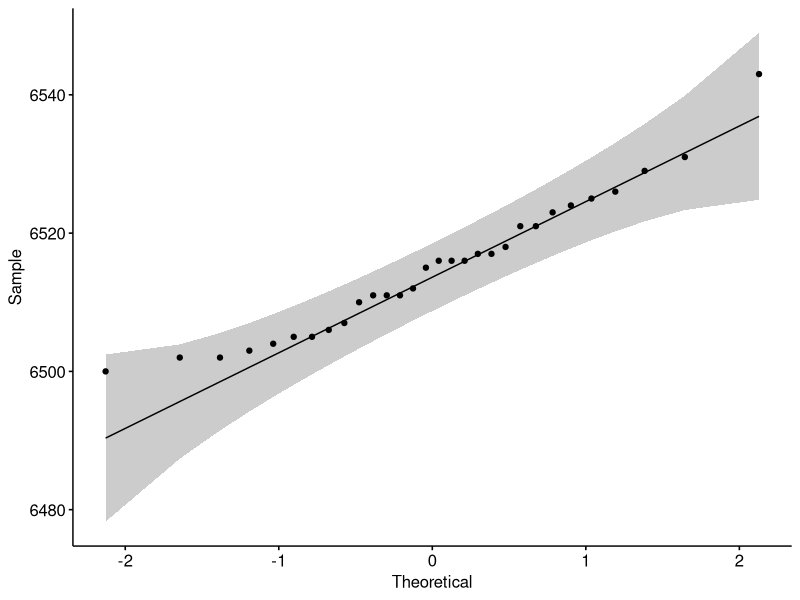
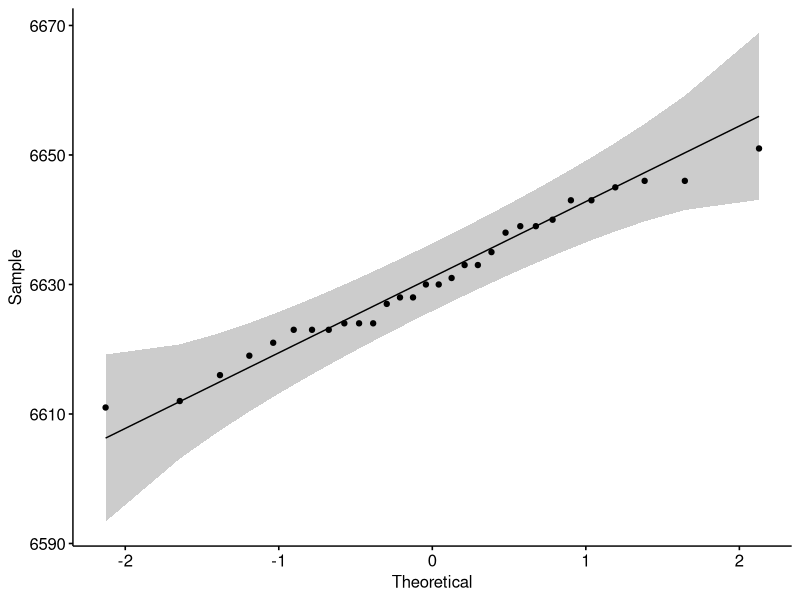
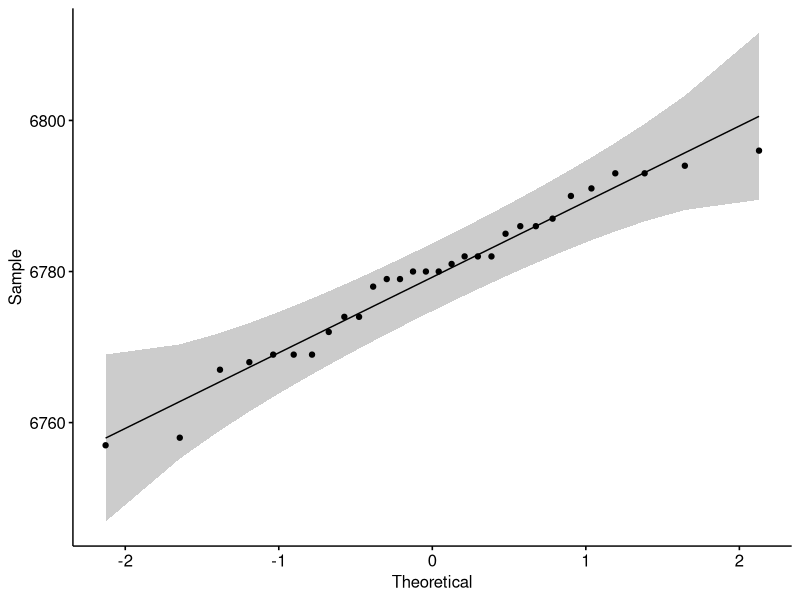
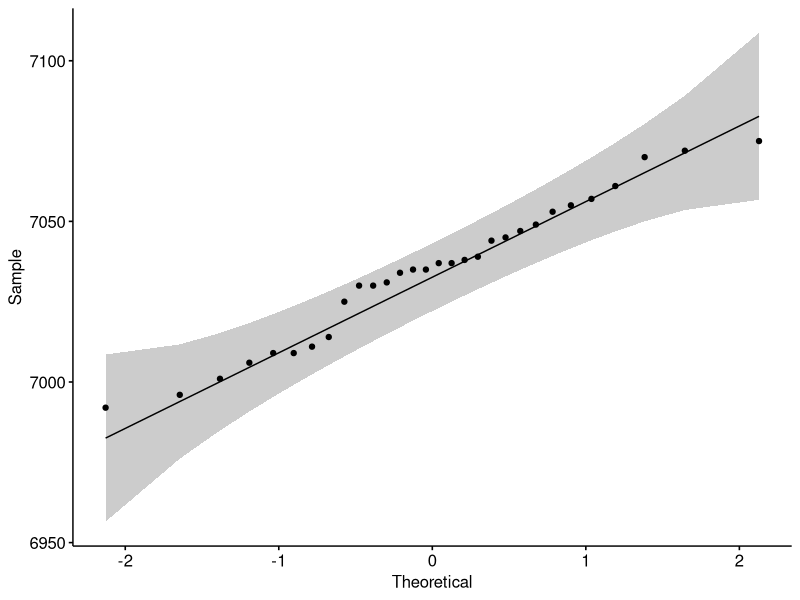
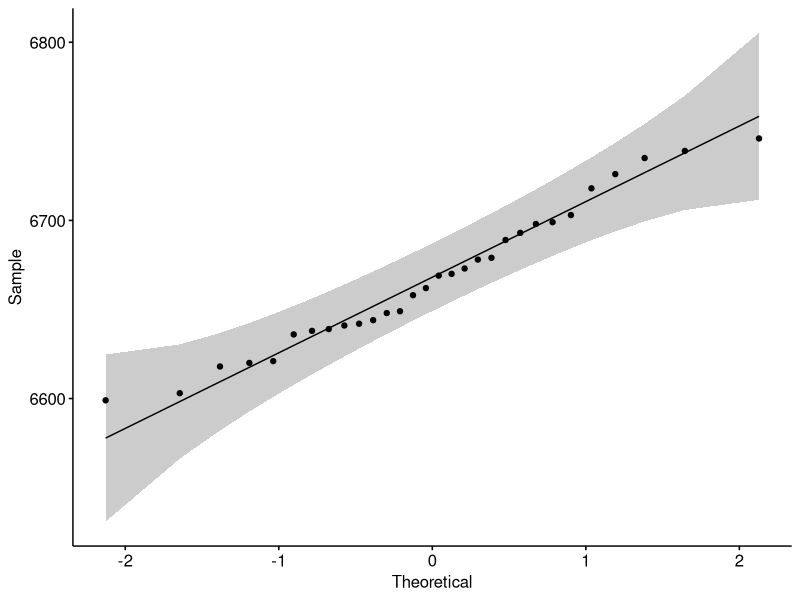
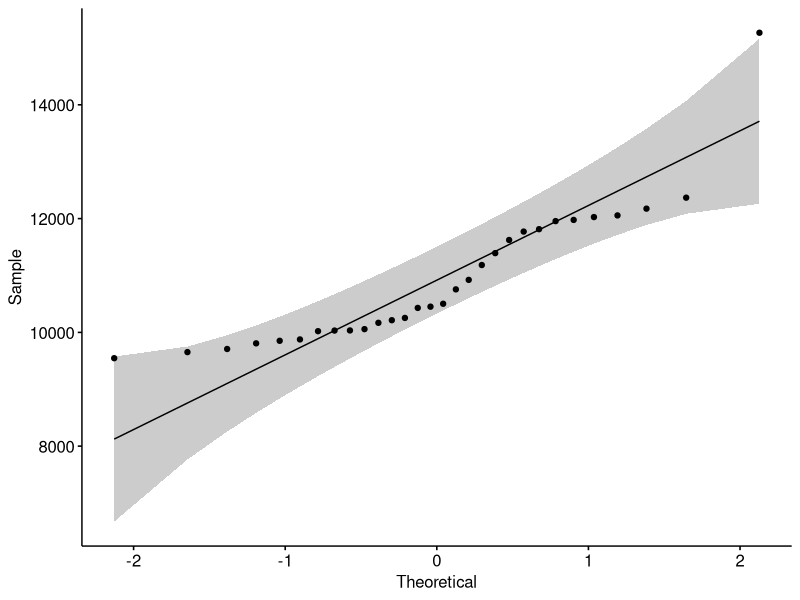
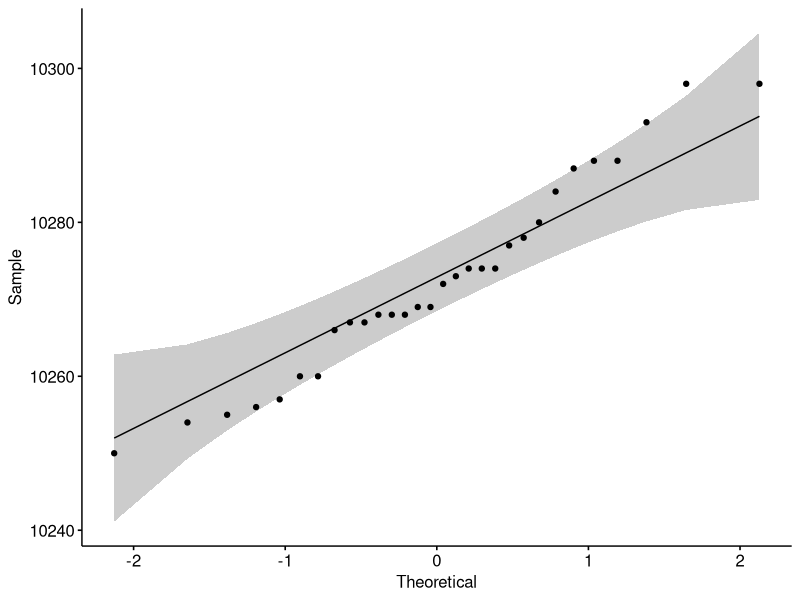
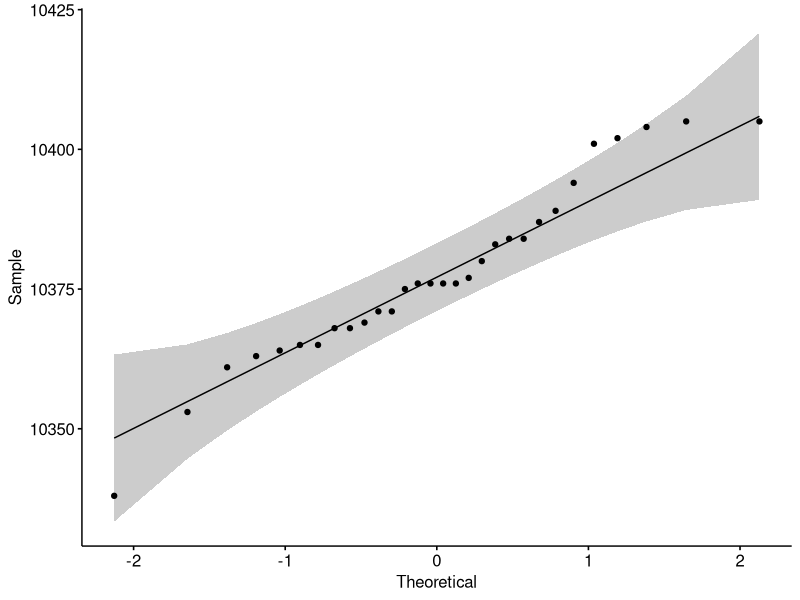

The R script that drew these images, in order:
## ---- chunk 1
#Import libraries
library("dplyr")
library("ggpubr")
library("gridExtra")
## ---- chunk 2
knitr::opts_chunk$set(dev = "png",
                      dpi = 300,
                      echo = FALSE,
                      cache = TRUE)
## ---- chunk 3
#load data
rwheels_0 <- read.csv("RWlog0.txt", stringsAsFactors=T)
rwheels_10 <- read.csv("RWlog10.txt", stringsAsFactors=T)
rwheels_20 <- read.csv("RWlog20.txt", stringsAsFactors=T)
rwheels_30 <- read.csv("RWlog30.txt", stringsAsFactors=T)
pbelts_0 <- read.csv("PBlog0.txt", stringsAsFactors=T)
pbelts_10 <- read.csv("PBlog10.txt", stringsAsFactors=T)
rbelts_0 <- read.csv("RBlog0.txt", stringsAsFactors=T)
rbelts_10 <- read.csv("RBlog10.txt", stringsAsFactors=T)
rbelts_20 <- read.csv("RBlog20.txt", stringsAsFactors=T)
rbelts_30 <- read.csv("RBlog30.txt", stringsAsFactors=T)
pwheels_0 <- read.csv("PWlog0.txt", stringsAsFactors=T)
## ---- chunk 4
#normalize data
norm_rwheels_0 <- rwheels_0$runtime/mean(rwheels_0$runtime)
norm_rwheels_10 <- rwheels_10$runtime/mean(rwheels_0$runtime)
norm_rwheels_20 <- rwheels_20$runtime/mean(rwheels_0$runtime)
norm_rwheels_30 <- rwheels_30$runtime/mean(rwheels_0$runtime)
norm_pbelts_0 <- pbelts_0$runtime/mean(pbelts_0$runtime)
norm_pbelts_10 <- pbelts_10$runtime/mean(pbelts_0$runtime)
norm_rbelts_0 <-  rbelts_0$runtime/mean(rbelts_0$runtime)
norm_rbelts_10 <-  rbelts_10$runtime/mean(rbelts_0$runtime)
norm_rbelts_20 <-  rbelts_20$runtime/mean(rbelts_0$runtime)
norm_rbelts_30 <-  rbelts_30$runtime/mean(rbelts_0$runtime)
norm_pwheels_0 <-  pwheels_0$runtime/mean(pwheels_0$runtime)

## ---- chunk 5
#create an additional columns with the wheel type, the group of wheel, the normalized values and the slope
rwheels_0$type <- c("rwheels_0")
rwheels_0$group <- c("rubber_wheels")
rwheels_0$normalized <- c(norm_rwheels_0)
rwheels_0$slope <- c(0)

rwheels_10$type <- c("rwheels_10")
rwheels_10$group <- c("rubber_wheels")
rwheels_10$normalized <- c(norm_rwheels_10)
rwheels_10$slope <- c(10)

rwheels_20$type <- c("rwheels_20")
rwheels_20$group <- c("rubber_wheels")
rwheels_20$normalized <- c(norm_rwheels_20)
rwheels_20$slope <- c(20)

rwheels_30$type <- c("rwheels_30")
rwheels_30$group <- c("rubber_wheels")
rwheels_30$normalized <- c(norm_rwheels_30)
rwheels_30$slope <- c(30)


pbelts_0$type <- c("pbelts_0")
pbelts_0$group <- c("plastic_belts")
pbelts_0$normalized <- c(norm_pbelts_0)
pbelts_0$slope <- c(0)

pbelts_10$type <- c("pbelts_10")
pbelts_10$group <- c("plastic_belts")
pbelts_10$normalized <- c(norm_pbelts_10)
pbelts_10$slope <- c(10)


rbelts_0$type <- c("rbelts_0")
rbelts_0$group <- c("rubber_belts")
rbelts_0$normalized <- c(norm_rbelts_0)
rbelts_0$slope <- c(0)

rbelts_10$type <- c("rbelts_10")
rbelts_10$group <- c("rubber_belts")
rbelts_10$normalized <- c(norm_rbelts_10)
rbelts_10$slope <- c(10)

rbelts_20$type <- c("rbelts_20")
rbelts_20$group <- c("rubber_belts")
rbelts_20$normalized <- c(norm_rbelts_20)
rbelts_20$slope <- c(20)

rbelts_30$type <- c("rbelts_30")
rbelts_30$group <- c("rubber_belts")
rbelts_30$normalized <- c(norm_rbelts_30)
rbelts_30$slope <- c(30)
rbelts_30 <- rbelts_30[-c(18), ] #exclude

pwheels_0$type <- c("pwheels_0")
pwheels_0$group <- c("plastic_wheels")
pwheels_0$normalized <- c(norm_pwheels_0)
pwheels_0$slope <- c(0)


## ---- chunk 6
#combine the data into one dataframe
new <- rbind(rwheels_0, rwheels_10,rwheels_20,rwheels_30,pbelts_0,pbelts_10,rbelts_0,rbelts_10,rbelts_20,rbelts_30,pwheels_0)
## ---- chunk 7
#test if data is normal distributed and visualize distribution in a Q-Q plot
ggqqplot(rwheels_0$runtime)
shapiro.test(rwheels_0$runtime)

ggqqplot(rwheels_10$runtime)
shapiro.test(rwheels_10$runtime)

ggqqplot(rwheels_20$runtime)
shapiro.test(rwheels_20$runtime)

ggqqplot(rwheels_30$runtime)
shapiro.test(rwheels_30$runtime)

ggqqplot(pbelts_0$runtime)
shapiro.test(pbelts_0$runtime)

ggqqplot(pbelts_10$runtime)
shapiro.test(pbelts_10$runtime)

ggqqplot(rbelts_0$runtime)
shapiro.test(rbelts_0$runtime)

ggqqplot(rbelts_10$runtime)
shapiro.test(rbelts_10$runtime)

ggqqplot(rbelts_20$runtime)
shapiro.test(rbelts_20$runtime)

ggqqplot(rbelts_30$runtime)
shapiro.test(rbelts_30$runtime)

ggqqplot(pwheels_0$runtime)
shapiro.test(pwheels_0$runtime)
## ---- chunk 8
library(dplyr)
group_by(new, type) %>%
  summarise(
    count = n(),
    mean = mean(runtime, na.rm = TRUE),
    sd = sd(runtime, na.rm = TRUE)
  )
## ---- chunk 9
library(dplyr)
group_by(new, type) %>%
  summarise(
    count = n(),
    mean = mean(normalized, na.rm = TRUE),
    sd = sd(normalized, na.rm = TRUE)
  )
## ---- chunk 10
# Compute the analysis of variance
res.aov <- aov(runtime ~ type, data = new)
# Summary of the analysis
summary(res.aov)
## ---- chunk 11
#Tukey multiple comparisons of means
TukeyHSD(res.aov)
## ---- chunk 12
# Compute the analysis of variance
res.aov_2 <- aov(normalized ~ type, data = new)
# Summary of the analysis
summary(res.aov_2)
## ---- chunk 13
TukeyHSD(res.aov_2)
## ---- chunk 14
mean.data <- new %>%
  group_by(type, slope) %>%
  summarise(
      normalized = mean(normalized)
  )
## ---- chunk 15
#Non-parametric test
res_3 <- kruskal.test(normalized ~ type, data = new)
res_3
## ---- chunk 16
#pairwise wilcox test
pairwise.wilcox.test(new$normalized, new$type ,
                 p.adjust.method = "BH")
## ---- chunk 17
#calculate the mean and standard deviation  and create a new data frame
#used for plotting
f1 <- function(x) c(Mean = mean(x), SD = sd(x))
plot_df <- do.call(data.frame, aggregate(runtime~type + group + slope, new, f1))
## ---- chunk 18
#change the order of the group factors
plot_df <- plot_df  %>% 
  mutate(group=factor(group, c("rubber_belts","rubber_wheels","plastic_belts","plastic_wheels")))
## ---- chunk 19
#barplot of the normalized data
ggplot(plot_df, aes(x=as.factor(slope), y=runtime.Mean, fill=group)) +
  geom_bar(position=position_dodge(preserve="single"), stat="identity", colour='black') +
  geom_errorbar(aes(ymin=runtime.Mean-runtime.SD, ymax=runtime.Mean+runtime.SD), width=.2,position=position_dodge(.9, preserve="single"))   + scale_fill_grey(start=0.6, end=0.99) + theme_classic() + xlab("slope[°]") + ylab("runtime [ms]")  
## ---- chunk 20
#calculate the mean and standard deviation  and create a new data frame
#used for plotting
f1 <- function(x) c(Mean = mean(x), SD = sd(x))
plot_df_n <- do.call(data.frame, aggregate(normalized~type + group + slope, new, f1))
## ---- chunk 21
#change the order of the group factors
plot_df_n <- plot_df_n  %>% 
  mutate(group=factor(group, c("rubber_belts","rubber_wheels","plastic_belts","plastic_wheels")))
## ---- chunk 22
#barplot of the normalized data
ggplot(plot_df_n, aes(x=as.factor(slope), y=normalized.Mean, fill=group)) +
  geom_bar(position=position_dodge(preserve="single"), stat="identity", colour='black') +
  geom_errorbar(aes(ymin=normalized.Mean-normalized.SD, ymax=normalized.Mean+normalized.SD), width=.2,position=position_dodge(.9, preserve="single"))   + scale_fill_grey(start=0.6, end=0.99) + theme_classic() + xlab("slope[°]") + ylab("normalized runtime")  
## ---- chunk 23
#change order of the group factors
new <- new %>% 
  mutate(group=factor(group, c("rubber_belts","rubber_wheels","plastic_belts","plastic_wheels")))
## ---- chunk 24
#boxplot of normailzed data
r1 <-  ggboxplot(data = new[which(new$slope==0),], x = "group", y = "normalized", 
          fill = "type",
          ylab = "normalized Runtime", xlab = "wheel type") + 
   theme(legend.position = "none", axis.text.x = element_text(angle = 90)) + ggtitle("slope 0°") + scale_fill_brewer(palette = "Greys")

r2 <-  ggboxplot(data = new[which(new$slope==10),], x = "group", y = "normalized", 
          fill = "type",
          ylab = "normalized Runtime", xlab = "wheel type") + 
   theme(legend.position = "none", axis.text.x = element_text(angle = 90)) + ggtitle("slope 10°") + scale_fill_brewer(palette = "Greys")

r3 <-  ggboxplot(data = new[which(new$slope==20),], x = "group", y = "normalized", 
          fill = "type",
          ylab = "normalized Runtime", xlab = "wheel type") + 
   theme(legend.position = "none", axis.text.x = element_text(angle = 90)) + ggtitle("slope 20°") + scale_fill_brewer(palette = "Greys")

r4 <-  ggboxplot(data = new[which(new$slope==30),], x = "group", y = "normalized", 
          fill = "type",
          ylab = "normalized Runtime", xlab = "wheel type") + 
   theme(legend.position = "none", axis.text.x = element_text(angle = 90)) + ggtitle("slope 30°") + scale_fill_brewer(palette = "Greys")

grid.arrange(r1,r2,r3,r4,ncol=4,nrow=1)
